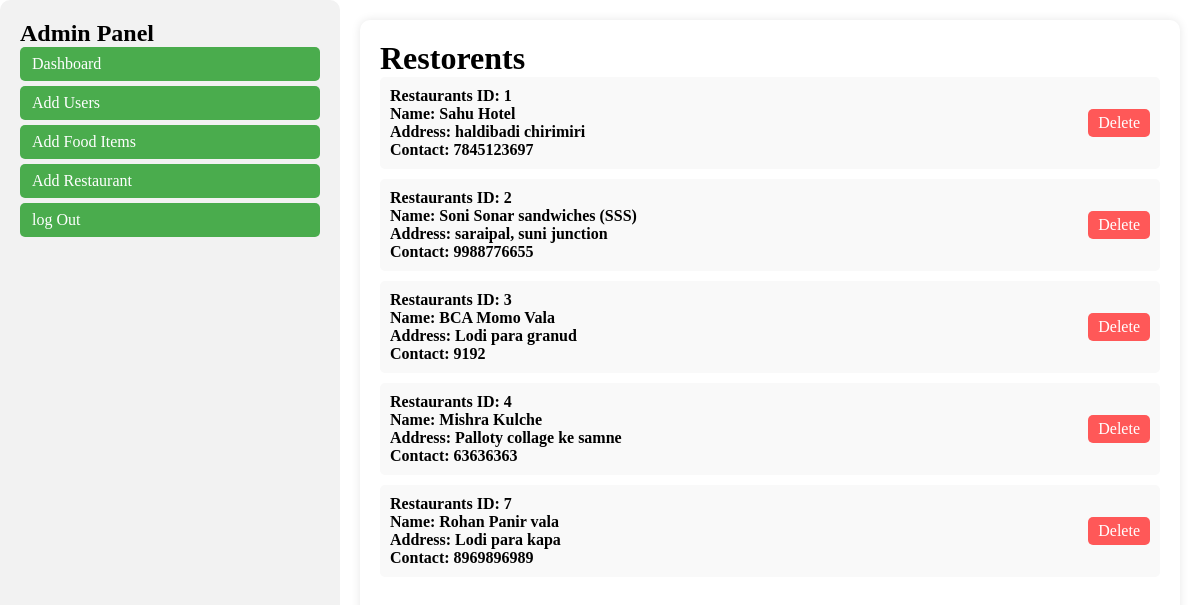
The page /admin/restorentDetales.php on the database its author committed.
### tables this page shows
CREATE TABLE `restaurants` (
  `RestaurantID` int(11) NOT NULL,
  `Name` varchar(100) DEFAULT NULL,
  `Address` text DEFAULT NULL,
  `Phone` varchar(15) DEFAULT NULL,
  `Description` varchar(255) NOT NULL
);

### admin/restorentDetales.php (the view, shortened to what this page needs)
<?php
include('../connect.php');
$sql = "SELECT * FROM `restaurants`;";
$result = mysqli_query($conn, $sql);
$showItums= true;
?>
<!DOCTYPE html>
<html lang="en">
<head>
  <link rel="stylesheet" href="style.css">
  <link rel="stylesheet" href="style.css">
</head>
<body>
  <div class="screan">
    <?php include("adminPartiols/sidePenal.php") ?>
    <div class="admin-container">
      <h1>Restorents</h1>
      <?php
    if ($showItums) {
      while ($row = mysqli_fetch_assoc($result)) {
                  echo '<ul class="list">
                  <li class="item">
                    <div class="details">
                      <p>Restaurants ID: ' . $row['RestaurantID'] . '</p>
                      <p>Name: ' . $row['Name'] . '</p>
                      <p>Address: ' . $row['Address'] . '</p>
                      <p>Contact: ' . $row['Phone'] . '</p>
                    </div>
                    <a href="restorentDetales.php?id='.$row['RestaurantID'].'" class="delete-btn">Delete</a>
                  </li>
                </ul>';
      }
    }
    ?>
    </div>
  </div>
</body>
</html>

### admin/style.css (style rules this page uses)
* { margin: 0; padding: 0; }
.screan { display: flex; }
.admin-container { flex: 1; margin: 20px; padding: 20px; border-radius: 10px; box-shadow: 0 0 10px rgba(0, 0, 0, 0.1); }
.delete-btn { margin: 12px 0; padding: 5px 10px; background-color: #ff5858; color: white; border: none; border-radius: 5px; cursor: pointer; text-decoration: none; }
.list { list-style: none; padding: 0; }
.item { margin-bottom: 10px; padding: 10px; background-color: #f9f9f9; border-radius: 5px; display: flex; justify-content: space-between; align-items: center; }
.details { font-weight: bold; }
.delete-btn { padding: 5px 10px; background-color: #ff5858; color: white; border: none; border-radius: 5px; cursor: pointer; text-decoration: none; }

### rows shown on the page
restaurants: RestaurantID "1", Name "Sahu Hotel", Address "haldibadi chirimiri", Phone "7845123697"
restaurants: RestaurantID "2", Name "Soni Sonar sandwiches (SSS)", Address "saraipal, suni junction", Phone "9988776655"
restaurants: RestaurantID "3", Name "BCA Momo Vala", Address "Lodi para granud", Phone "9192"
restaurants: RestaurantID "4", Name "Mishra Kulche", Address "Palloty collage ke samne", Phone "63636363"
restaurants: RestaurantID "7", Name "Rohan Panir vala", Address "Lodi para kapa", Phone "8969896989"
